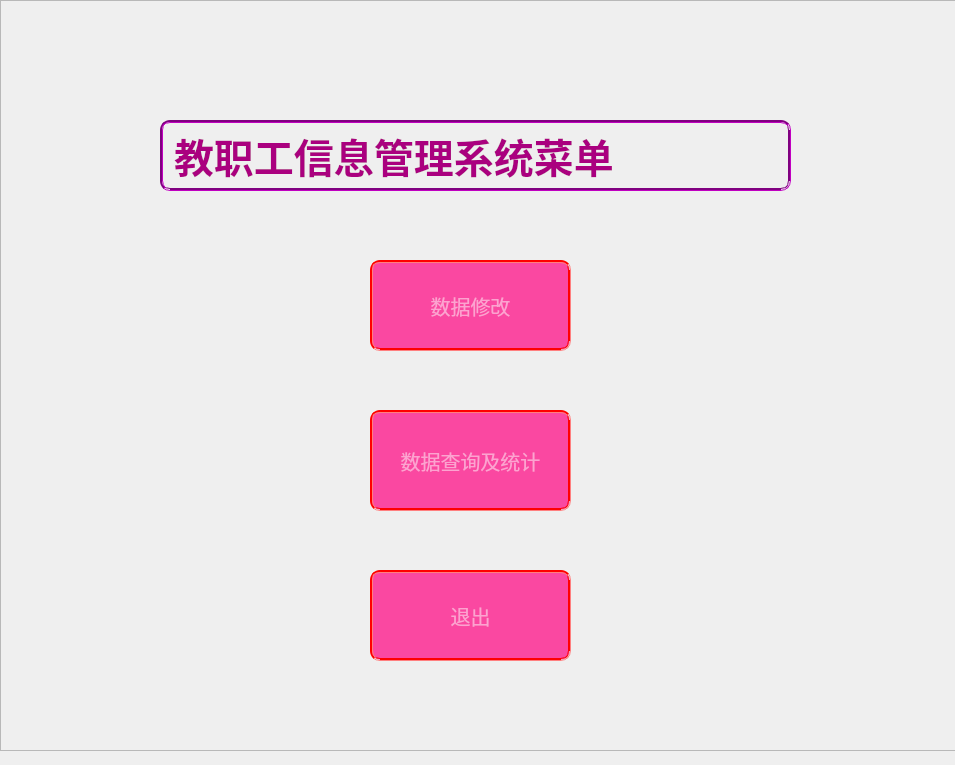
<?xml version="1.0" encoding="UTF-8"?>
<ui version="4.0">
 <class>Widget</class>
 <widget class="QWidget" name="Widget">
  <property name="geometry">
   <rect>
    <x>0</x>
    <y>0</y>
    <width>955</width>
    <height>765</height>
   </rect>
  </property>
  <property name="windowTitle">
   <string>Widget</string>
  </property>
  <property name="styleSheet">
   <string notr="true"/>
  </property>
  <widget class="QFrame" name="frame">
   <property name="geometry">
    <rect>
     <x>0</x>
     <y>0</y>
     <width>961</width>
     <height>751</height>
    </rect>
   </property>
   <property name="styleSheet">
    <string notr="true">#frame{
    background-image: url(:/new/prefix2/others/background.png);
}</string>
   </property>
   <property name="frameShape">
    <enum>QFrame::StyledPanel</enum>
   </property>
   <property name="frameShadow">
    <enum>QFrame::Raised</enum>
   </property>
   <widget class="QPushButton" name="exitButton">
    <property name="geometry">
     <rect>
      <x>370</x>
      <y>570</y>
      <width>201</width>
      <height>91</height>
     </rect>
    </property>
    <property name="font">
     <font>
      <family>汉仪秦川飞影W</family>
      <pointsize>15</pointsize>
     </font>
    </property>
    <property name="styleSheet">
     <string notr="true">QPushButton{
   border-radius: 10px;
   border: 3px groove red;
   background-color:rgba(255,0,127,0.7);;
   color:rgba(255, 255, 255,0.5);
   
}
QPushButton:hover{
   border-radius: 10px;
   border: 3px groove white;
   background-color:rgba(255,0,127,1);;
   color:rgb(255, 255, 255);
}
QPushButton:pressed{
   border-radius: 10px;
   border: 3px groove black;
   background-color:rgba(255,0,127,0.9);;
   color:rgba(255, 255, 255,0.9);
}</string>
    </property>
    <property name="text">
     <string>退出</string>
    </property>
   </widget>
   <widget class="QLabel" name="label">
    <property name="geometry">
     <rect>
      <x>160</x>
      <y>120</y>
      <width>631</width>
      <height>71</height>
     </rect>
    </property>
    <property name="font">
     <font>
      <family>汉仪秦川飞影W</family>
      <pointsize>30</pointsize>
      <weight>75</weight>
      <italic>false</italic>
      <bold>true</bold>
      <underline>false</underline>
     </font>
    </property>
    <property name="styleSheet">
     <string notr="true">#label{
    color:rgb(170, 0, 127);
   border-radius: 10px;
   border: 3px groove purple;
}</string>
    </property>
    <property name="text">
     <string>教职工信息管理系统菜单</string>
    </property>
   </widget>
   <widget class="QPushButton" name="findButton">
    <property name="geometry">
     <rect>
      <x>370</x>
      <y>410</y>
      <width>201</width>
      <height>101</height>
     </rect>
    </property>
    <property name="font">
     <font>
      <family>汉仪秦川飞影W</family>
      <pointsize>15</pointsize>
     </font>
    </property>
    <property name="styleSheet">
     <string notr="true">QPushButton{
   border-radius: 10px;
   border: 3px groove red;
   background-color:rgba(255,0,127,0.7);;
   color:rgba(255, 255, 255,0.5);
   
}
QPushButton:hover{
   border-radius: 10px;
   border: 3px groove white;
   background-color:rgba(255,0,127,1);;
   color:rgb(255, 255, 255);
}
QPushButton:pressed{
   border-radius: 10px;
   border: 3px groove black;
   background-color:rgba(255,0,127,0.9);;
   color:rgba(255, 255, 255,0.9);
}</string>
    </property>
    <property name="text">
     <string>数据查询及统计</string>
    </property>
   </widget>
   <widget class="QPushButton" name="changeButton">
    <property name="geometry">
     <rect>
      <x>370</x>
      <y>260</y>
      <width>201</width>
      <height>91</height>
     </rect>
    </property>
    <property name="font">
     <font>
      <family>汉仪秦川飞影W</family>
      <pointsize>15</pointsize>
     </font>
    </property>
    <property name="styleSheet">
     <string notr="true">QPushButton{
   border-radius: 10px;
   border: 3px groove red;
   background-color:rgba(255,0,127,0.7);;
   color:rgba(255, 255, 255,0.5);
   
}
QPushButton:hover{
   border-radius: 10px;
   border: 3px groove white;
   background-color:rgba(255,0,127,1);;
   color:rgb(255, 255, 255);
}
QPushButton:pressed{
   border-radius: 10px;
   border: 3px groove black;
   background-color:rgba(255,0,127,0.9);;
   color:rgba(255, 255, 255,0.9);
}</string>
    </property>
    <property name="text">
     <string>数据修改</string>
    </property>
    <property name="checkable">
     <bool>false</bool>
    </property>
   </widget>
  </widget>
 </widget>
 <resources/>
 <connections/>
</ui>
